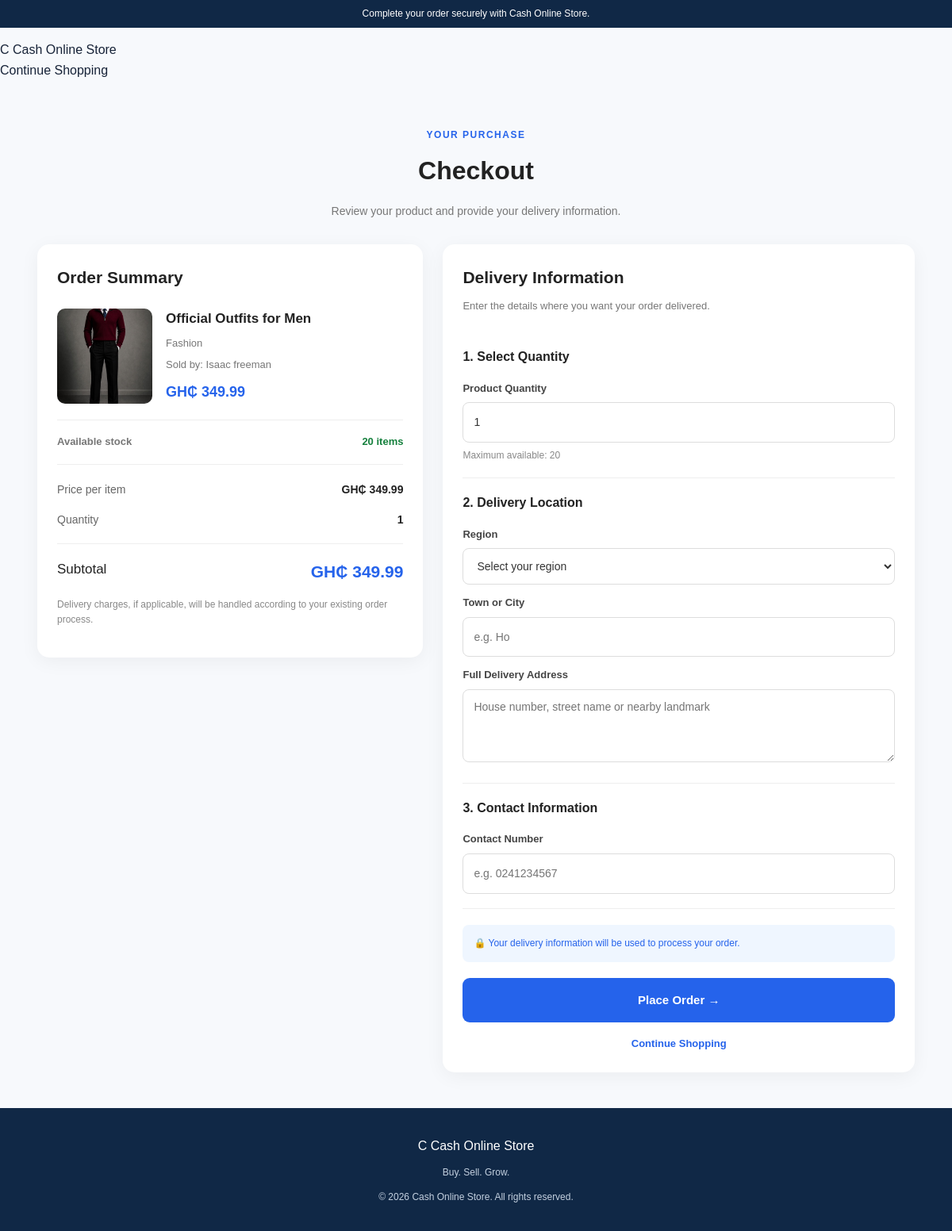
Page /buy/6 (signed in) on the committed database.
### tables this page shows
CREATE TABLE products (
            id INTEGER PRIMARY KEY AUTOINCREMENT,
            seller_id INTEGER NOT NULL,
            name TEXT NOT NULL,
            category TEXT NOT NULL,
            price REAL NOT NULL CHECK(price >= 0),
            quantity INTEGER NOT NULL DEFAULT 1 CHECK(quantity >= 0),
            image TEXT,
            description TEXT,
            created_at TIMESTAMP DEFAULT CURRENT_TIMESTAMP, is_hidden INTEGER NOT NULL DEFAULT 0,
            FOREIGN KEY (seller_id) REFERENCES users(id)
        );

CREATE TABLE users (
            id INTEGER PRIMARY KEY AUTOINCREMENT,
            name TEXT NOT NULL,
            email TEXT NOT NULL UNIQUE,
            password_hash TEXT NOT NULL,
            role TEXT NOT NULL CHECK(role IN ('buyer', 'seller')),
            created_at TIMESTAMP DEFAULT CURRENT_TIMESTAMP
        , profile_image TEXT, shop_description TEXT);

### app.py (the view)
@app.route("/buy/<int:product_id>")
def buy_product(product_id):
    if "user_id" not in session:
        return redirect(url_for(
            "login",
            next=url_for("buy_product", product_id=product_id)
        ))
    if session.get("user_role") != "buyer":
        return "Only buyer accounts can purchase products.", 403
    connection = get_db_connection()
    try:
        product = connection.execute("""
            SELECT p.*, u.name AS seller_name
            FROM products p
            JOIN users u ON u.id = p.seller_id
            WHERE p.id = ?
              AND p.quantity > 0
              AND u.role = 'seller'
        """, (product_id,)).fetchone()
    finally:
        connection.close()
    if product is None:
        abort(404)
    return render_template("checkout.html", product=product)

### app.py (called while the page is built)
def get_db_connection():
    connection = sqlite3.connect(DATABASE)
    connection.row_factory = sqlite3.Row
    return connection

@app.context_processor
def inject_unread_messages():
    unread_messages = 0
    if "user_id" in session:
        connection = get_db_connection()
        try:
            unread_messages = connection.execute("""
                SELECT COUNT(*)
                FROM messages m
                JOIN conversations c
                    ON c.id = m.conversation_id
                WHERE m.is_read = 0
                AND m.sender_id != ?
                AND (c.buyer_id = ? OR c.seller_id = ?)
            """, (
                session["user_id"],
                session["user_id"],
                session["user_id"]
            )).fetchone()[0]
        finally:
            connection.close()
    return {
        "unread_messages": unread_messages
    }

### templates/checkout.html (shortened to what this page needs)
<!DOCTYPE html>
<html lang="en">
<head>
    <link rel="stylesheet"
          href="{{ url_for('static', filename='style.css') }}">
</head>
<body>
<div class="announcement-bar">
    Complete your order securely with Cash Online Store.
</div>
<header class="marketplace-navbar">
    <a class="market-logo" href="{{ url_for('home') }}">
        <span class="market-logo-icon">C</span>
        <span>Cash Online Store</span>
    </a>
    <nav class="market-nav-links">
        <a href="{{ url_for('home') }}">Continue Shopping</a>
    </nav>
</header>
<main class="checkout-page">
    <div class="checkout-heading">
        <span class="checkout-label">YOUR PURCHASE</span>
        <h1>Checkout</h1>
        <p>Review your product and provide your delivery information.</p>
    </div>
    <div class="checkout-layout">
        <section class="checkout-order-card">
            <h2>Order Summary</h2>
            <div class="checkout-product">
                {% if product.image %}
                    <img
                        src="{{ product.image }}"
                        alt="{{ product.name }}"
                        class="checkout-product-image"
                    >
                {% else %}
                    <div class="checkout-no-image">
                        📦
                    </div>
                {% endif %}
                <div class="checkout-product-info">
                    <h3>{{ product.name }}</h3>
                    <p>{{ product.category }}</p>
                    <p class="checkout-seller">
                        Sold by: {{ product.seller_name }}
                    </p>
                    <strong>
                        GH₵ {{ "%.2f"|format(product.price) }}
                    </strong>
                </div>
            </div>
            <div class="checkout-stock">
                <span>Available stock</span>
                <strong>{{ product.quantity }} items</strong>
            </div>
            <div class="checkout-total-box">
                <div class="checkout-total-row">
                    <span>Price per item</span>
                    <strong>
                        GH₵ {{ "%.2f"|format(product.price) }}
                    </strong>
                </div>
                <div class="checkout-total-row">
                    <span>Quantity</span>
                    <strong id="summary-quantity">1</strong>
                </div>
                <div class="checkout-total-row checkout-grand-total">
                    <span>Subtotal</span>
                    <strong id="checkout-subtotal">
                    </strong>
                </div>
                <p class="checkout-total-note">
                    Delivery charges, if applicable, will be handled
                    according to your existing order process.
                </p>
            </div>
        </section>
        <section class="checkout-form-card">
            <h2>Delivery Information</h2>
            <p class="checkout-form-intro">
                Enter the details where you want your order delivered.
            </p>
            <form
                method="POST"
                action="{{ url_for('checkout', product_id=product.id) }}"
            >
                <div class="checkout-form-section">
                    <h3>1. Select Quantity</h3>
                    <label for="quantity">Product Quantity</label>
                    <input
                        type="number"
                        id="quantity"
                        name="quantity"
                        min="1"
                        max="{{ product.quantity }}"
                        value="1"
                        required
                    >
                    <small>
                        Maximum available: {{ product.quantity }}
                    </small>
                </div>
                <div class="checkout-form-section">
                    <h3>2. Delivery Location</h3>
                    <label for="delivery_region">Region</label>
                    <select
                        id="delivery_region"
                        name="delivery_region"
                        required
                    >
                        <option value="">Select your region</option>
                    </select>
                    <label for="delivery_town">Town or City</label>
                    <input
                        type="text"
                        id="delivery_town"
                        name="delivery_town"
                        placeholder="e.g. Ho"
                        required
                    >
                    <label for="delivery_address">
                        Full Delivery Address
                    </label>
                    <textarea
                        id="delivery_address"
                        name="delivery_address"
                        rows="4"
                        placeholder="House number, street name or nearby landmark"
                        required
                    ></textarea>
                </div>
                <div class="checkout-form-section">
                    <h3>3. Contact Information</h3>
                    <label for="delivery_phone">
                        Contact Number
                    </label>
                    <input
                        type="tel"
                        id="delivery_phone"
                        name="delivery_phone"
                        placeholder="e.g. 0241234567"
                        required
                    >
                </div>
                <div class="checkout-secure-note">
                    🔒 Your delivery information will be used to process
                    your order.
                </div>
                <button type="submit" class="checkout-submit-button">
                    Place Order →
                </button>
                <a href="{{ url_for('home') }}"
                   class="checkout-cancel-link">
                    Continue Shopping
                </a>
            </form>
        </section>
    </div>
</main>
<footer class="market-footer">
    <a class="market-logo" href="{{ url_for('home') }}">
        <span class="market-logo-icon">C</span>
        <span>Cash Online Store</span>
    </a>
    <p>Buy. Sell. Grow.</p>
    <p>&copy; 2026 Cash Online Store. All rights reserved.</p>
</footer>
</body>
</html>

### static/style.css (style rules this page uses)
:root { --navy: #102846; --blue: #1769e0; --blue-light: #eaf2ff; --text: #172338; --muted: #69778a; --border: #e4eaf2; --background: #f7f9fc; --white: #ffffff; }
* { box-sizing: border-box; }
html { scroll-behavior: smooth; }
body { margin: 0; font-family: Arial, Helvetica, sans-serif; color: var(--text); background: var(--background); line-height: 1.6; }
a { color: inherit; text-decoration: none; }
button, input { font: inherit; }
button, a { -webkit-tap-highlight-color: transparent; }
.checkout-heading { text-align: center; margin-bottom: 30px; }
.checkout-heading h1 { margin: 10px 0; font-size: clamp(28px, 4vw, 40px); color: #183b2b; }
.checkout-heading p { color: #666; }
.checkout-seller, .checkout-description { color: #666; line-height: 1.7; }
.checkout-stock { color: #198754; font-weight: 600; }
.announcement-bar { padding: 8px 4%; background: var(--navy); color: white; text-align: center; font-size: 12px; }
.marketplace-navbar { position: relative; z-index: 5; padding-top: 15px; padding-bottom: 15px; }
.market-footer { margin-top: 45px; padding: 35px 5% 20px; background: var(--navy); color: white; text-align: center; }
.market-footer > p { color: #c4d1e0; font-size: 12px; }
.checkout-page { max-width: 1150px; margin: 40px auto; padding: 0 22px; }
.checkout-heading { margin-bottom: 30px; }
.checkout-label { color: #2563eb; font-size: 12px; font-weight: 800; letter-spacing: 1.5px; }
.checkout-heading h1 { color: #222; font-size: 32px; margin: 8px 0; }
.checkout-heading p { color: #777; font-size: 14px; }
.checkout-layout { display: grid; grid-template-columns: 0.9fr 1.1fr; gap: 25px; align-items: start; }
.checkout-order-card, .checkout-form-card { background: #fff; padding: 25px; border-radius: 15px; box-shadow: 0 5px 25px rgba(0, 0, 0, 0.05); }
.checkout-order-card h2, .checkout-form-card h2 { font-size: 21px; color: #222; margin: 0 0 22px; }
.checkout-product { display: flex; align-items: center; gap: 17px; padding-bottom: 20px; border-bottom: 1px solid #eee; }
.checkout-product-image, .checkout-no-image { width: 120px; height: 120px; flex-shrink: 0; border-radius: 10px; background: #f5f6f8; }
.checkout-product-image { object-fit: cover; }
.checkout-product-info h3 { color: #222; font-size: 17px; margin: 0 0 8px; }
.checkout-product-info p { color: #777; font-size: 13px; margin: 5px 0; }
.checkout-product-info strong { display: block; color: #2563eb; font-size: 18px; margin-top: 9px; }
.checkout-stock { display: flex; justify-content: space-between; gap: 10px; padding: 17px 0; border-bottom: 1px solid #eee; color: #777; font-size: 13px; }
.checkout-stock strong { color: #15803d; }
.checkout-total-box { padding-top: 20px; }
.checkout-total-row { display: flex; justify-content: space-between; gap: 15px; margin-bottom: 16px; color: #666; font-size: 14px; }
.checkout-total-row strong { color: #222; }
.checkout-grand-total { border-top: 1px solid #eee; padding-top: 18px; margin-top: 18px; font-size: 17px; color: #222; }
.checkout-grand-total strong { color: #2563eb; font-size: 21px; }
.checkout-total-note { color: #888; font-size: 12px; line-height: 1.6; }
.checkout-form-intro { color: #777; font-size: 13px; line-height: 1.6; margin-top: -12px; margin-bottom: 22px; }
.checkout-form-section { border-bottom: 1px solid #eee; padding: 18px 0; }
.checkout-form-section h3 { font-size: 16px; color: #222; margin: 0 0 17px; }
.checkout-form-section label { display: block; color: #444; font-size: 13px; font-weight: 600; margin: 13px 0 7px; }
.checkout-form-section input, .checkout-form-section select, .checkout-form-section textarea { width: 100%; box-sizing: border-box; padding: 13px; border: 1px solid #ddd; border-radius: 8px; background: #fff; color: #333; font-size: 14px; font-family: inherit; outline: none; }
.checkout-form-section textarea { resize: vertical; }
.checkout-form-section small { display: block; color: #888; margin-top: 7px; font-size: 12px; }
.checkout-secure-note { padding: 14px; margin: 20px 0; border-radius: 8px; background: #eff6ff; color: #2563eb; font-size: 12px; line-height: 1.6; }
.checkout-submit-button { width: 100%; padding: 16px; border: none; border-radius: 9px; background: #2563eb; color: white; font-size: 15px; font-weight: 700; cursor: pointer; }
.checkout-cancel-link { display: block; margin-top: 17px; text-align: center; color: #2563eb; text-decoration: none; font-size: 13px; font-weight: 600; }

### rows in the picture
products: image (picture), name "Official Outfits for Men", category "Fashion", price "349.99", quantity "20"
users: seller_name "Isaac freeman"
